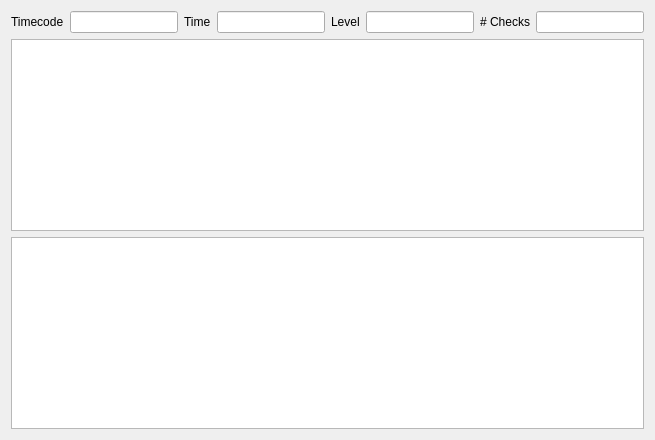
       <widget class="QWidget" name="tab_12">
        <attribute name="title">
         <string>Total</string>
        </attribute>
        <layout class="QGridLayout" name="gridLayout_13">
         <item row="0" column="0">
          <layout class="QHBoxLayout" name="horizontalLayout_12">
           <item>
            <layout class="QHBoxLayout" name="horizontalLayout">
             <item>
              <widget class="QLabel" name="label_66">
               <property name="sizePolicy">
                <sizepolicy hsizetype="Preferred" vsizetype="Fixed">
                 <horstretch>0</horstretch>
                 <verstretch>0</verstretch>
                </sizepolicy>
               </property>
               <property name="text">
                <string>Timecode</string>
               </property>
              </widget>
             </item>
             <item>
              <widget class="QLineEdit" name="txtAssuranceTimecode">
               <property name="enabled">
                <bool>true</bool>
               </property>
               <property name="sizePolicy">
                <sizepolicy hsizetype="Expanding" vsizetype="Fixed">
                 <horstretch>0</horstretch>
                 <verstretch>0</verstretch>
                </sizepolicy>
               </property>
              </widget>
             </item>
            </layout>
           </item>
           <item>
            <layout class="QHBoxLayout" name="horizontalLayout_6">
             <item>
              <widget class="QLabel" name="label_67">
               <property name="text">
                <string>Time</string>
               </property>
              </widget>
             </item>
             <item>
              <widget class="QLineEdit" name="txtAssuranceTime"/>
             </item>
            </layout>
           </item>
           <item>
            <layout class="QHBoxLayout" name="horizontalLayout_10">
             <item>
              <widget class="QLabel" name="label_76">
               <property name="sizePolicy">
                <sizepolicy hsizetype="Fixed" vsizetype="Fixed">
                 <horstretch>0</horstretch>
                 <verstretch>0</verstretch>
                </sizepolicy>
               </property>
               <property name="text">
                <string>Level</string>
               </property>
              </widget>
             </item>
             <item>
              <widget class="QLineEdit" name="txtAssuranceLevel"/>
             </item>
            </layout>
           </item>
           <item>
            <layout class="QHBoxLayout" name="horizontalLayout_11">
             <item>
              <widget class="QLabel" name="label_85">
               <property name="sizePolicy">
                <sizepolicy hsizetype="Fixed" vsizetype="Fixed">
                 <horstretch>0</horstretch>
                 <verstretch>0</verstretch>
                </sizepolicy>
               </property>
               <property name="text">
                <string># Checks</string>
               </property>
              </widget>
             </item>
             <item>
              <widget class="QLineEdit" name="txtAssuranceNumChecks"/>
             </item>
            </layout>
           </item>
          </layout>
         </item>
         <item row="1" column="0">
          <layout class="QHBoxLayout" name="horizontalLayout_17" stretch="1">
           <item>
            <widget class="QtCharts::QChartView" name="chartIntTotal"/>
           </item>
          </layout>
         </item>
         <item row="2" column="0">
          <layout class="QHBoxLayout" name="horizontalLayout_57" stretch="1">
           <item>
            <widget class="QtCharts::QChartView" name="chartIntAll"/>
           </item>
          </layout>
         </item>
        </layout>
       </widget>
